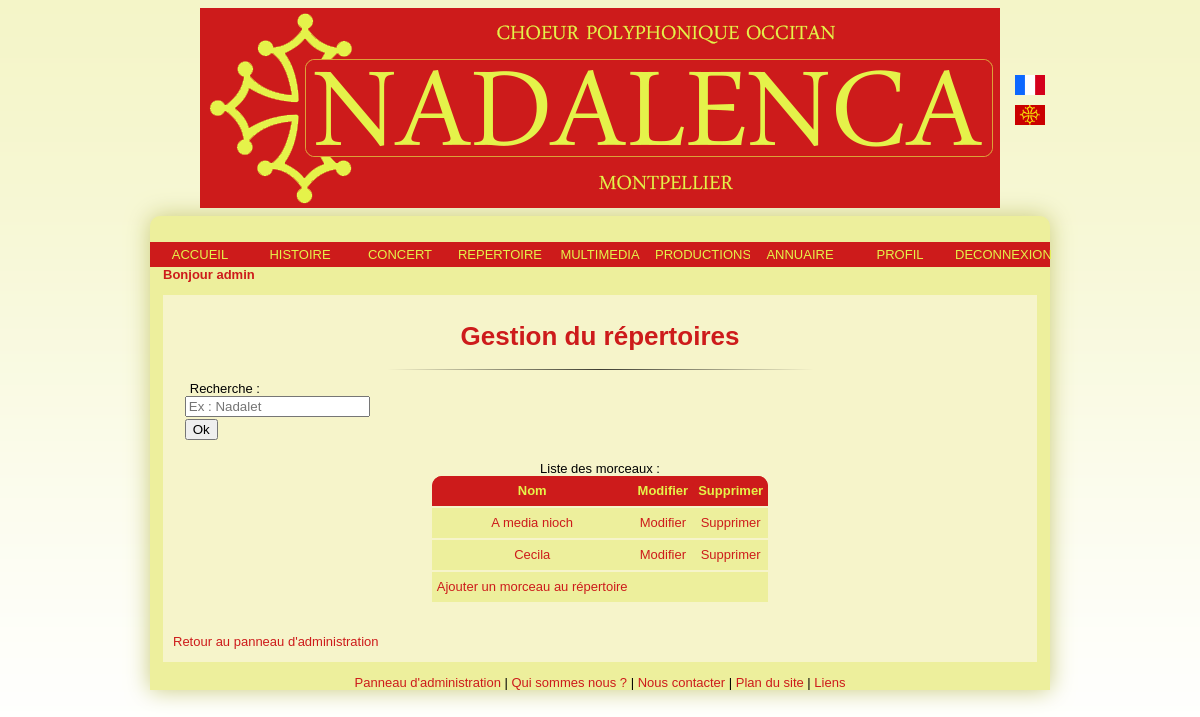
The page /Controleur/controlRepAdmin.php (signed in) on the database its author committed.
### tables this page shows
CREATE TABLE IF NOT EXISTS `utilisateur` (
  `id` int(11) NOT NULL AUTO_INCREMENT,
  `nom` varchar(255) NOT NULL,
  `prenom` varchar(255) NOT NULL,
  `email` varchar(255) NOT NULL,
  `mdp` varchar(255) NOT NULL,
  `statut` varchar(255) NOT NULL,
  `admin` tinyint(1) NOT NULL,
  `adresseP` varchar(255) NOT NULL,
  `codeP` varchar(255) NOT NULL,
  `ville` varchar(255) NOT NULL,
  `numtelF` varchar(14) NOT NULL,
  `numtelM` varchar(14) NOT NULL,
  `voix` varchar(255) NOT NULL,
  PRIMARY KEY (`id`),
  UNIQUE KEY `id` (`id`)
);

CREATE TABLE IF NOT EXISTS `repertoire` (
  `idr` int(10) NOT NULL AUTO_INCREMENT,
  `nom` varchar(255) NOT NULL,
  `idA` int(10) NOT NULL,
  `idT` int(10) NOT NULL,
  PRIMARY KEY (`idr`),
  KEY `idA` (`idA`),
  KEY `idT` (`idT`)
);

### Modele/Utilisateur.php (called while the page is built, shortened)
<?php
class Utilisateur
{
	private $prenom;
	public function getPrenom()
	{
		return $this->prenom;
	}
	public function __construct ($id, $nom, $prenom, $email, $mdp, $statut, $admin, $adresseP, $codeP, $ville, $numtelF, $numtelM, $voix)
	{
		$this->prenom = $prenom;
	}
	public static function getUtilisateurByEmail($email)
	{
		$req = "SELECT * FROM utilisateur WHERE email='$email'";
		$res = mysql_query($req) or die ("Erreur insertion : Classe Utilisateur / Fonction getUtilisateurByEmail ");
		$tuple = mysql_fetch_array($res);
		return new Utilisateur($tuple['id'], $tuple['nom'], $tuple['prenom'], $email, $tuple['mdp'], $tuple['statut'], $tuple['admin'], $tuple['adresseP'], $tuple['codeP'], $tuple['ville'], $tuple['numtelF'], $tuple['numtelM'], $tuple['voix']);
	}
}
?>

### Vue/viewAdminRep.php (the view)
<h1>Gestion du répertoires</h1>
<hr />
<form method="post" action="./controlAdminRep.php">
	<fieldset>
		<label>Recherche :</label><input type="text" placeholder="Ex : Nadalet" name="recherche"><br />
		<input type="submit" value="Ok" />
		</fieldset>
	</form>
<?php
$res = mysql_query("SELECT * FROM repertoire") or die ("Erreur insertion, repertoire.php, affichage de tout" );
	echo "<table border ='1'>
			<caption>Liste des morceaux :</caption>
			<thead>
				<tr>
					<th>Nom </th>
					<th>Modifier </th>
					<th>Supprimer </th>
				</tr>
			</thead>
			<tbody> ";
while ($tuple = mysql_fetch_array($res))
	{
	echo " <tr>
				<td><a href=\"../Controleur/controlRepertoireMorceau.php?idr=".$tuple['idr']." \" target=\"_blank\" >".$tuple['nom']."</a></td>
				<td><a href=\"../Controleur/controlModifierRepertoire.php?idr=".$tuple['idr']."\" > Modifier</a></td>
				<td><a href=\"../Controleur/controlSupRep.php?id=".$tuple['idr']."\" > Supprimer</a></td>
			</tr>";
	}
	echo "<tr>
				<td> <a href=\"../Controleur/controlAjoutRep.php\">Ajouter un morceau au répertoire</a></td>
				<td></td>
				<td></td>
			</tr>
		</tbody>
	</table>";
?>
	<br /><br />
	<a href="../Controleur/controlAdministrateur.php">Retour au panneau d'administration</a>

### Controleur/menu.php (shortened to what this page needs)
	<body>
	<div id="page">
		<div id="banniere">
			<img src="../Images/banniere_nada.png" alt="banniere" title="Association Polyphonique Nadalenca de Montpellier"/>
			<ul id="drapeau">
				<li><a href="./controlAccueil.php?lang=fr"><img src="../Images/drapfr.png" title="Site de l'Association Nadalenca en français" alt="drapeau_fr"/></a></li>
				<li><a href="./controlAccueil.php?lang=occ"><img src="../Images/drapoc.png" title="Site de l'Association Nadalenca en occitan" alt="occitan_fr"/></a></li>
			</ul>
		</div>
		<div id="corps">
<?php
	include("../Modele/Utilisateur.php");
	if(isset($_SESSION['login']))
	{
		$email = $_SESSION['login'];
		$profil = Utilisateur::getUtilisateurByEmail($email);
		?>
				<ul id="menu_mem">
					<li><a href="./controlAccueil.php?lang=<?php echo $_SESSION['langue']; ?>">ACCUEIL</a></li>
					<li><a href="./controlHistoire.php?lang=<?php echo $_SESSION['langue']; ?>">HISTOIRE</a></li>
					<li><a href="./controlConcert.php">CONCERT</a>
						</li>
					<li><a href="./controlRepertoireHistoire.php?lang=<?php echo $_SESSION['langue']; ?>">REPERTOIRE</a></li>
					<li><a>MULTIMEDIA</a>
						</li>
					<li><a href="./controlProduction.php">PRODUCTIONS</a></li>
					<li><a href="./controlAnnuaire.php">ANNUAIRE</a></li>
					<li><a href="./controlProfil.php">PROFIL</a></li>
					<li><a href="./deconnexion.php">DECONNEXION</a></li>
				</ul>
				<h4>Bonjour <?php echo ($profil->getPrenom());?></h4>
			<div id="contenu">
<?php
}
?>

### style.css (style rules this page uses)
html { text-align: justify; font-family: sans-serif; font-size: small; background:url(./Images/fond.png) #f4f5c8 repeat-x fixed; }
#drapeau { list-style-type: none; margin-left: 63em; margin-top: -11em; background-attachment:fixed; }
#drapeau li { padding-top: 10px; }
#drapeau img { width: 30px; height: 20px; }
#page { width: 900px; height: 100%; margin: auto; }
#banniere { width: 100%; height: 100%; text-align: center; }
img { display: block; margin: 0; margin-right: auto; margin-left: auto; }
#menu_mem { width: 100%; list-style-type: none; margin: 0; margin-top: -3em; padding: 0; text-align: center; }
#menu_mem li { float: left; width: 100px; }
#menu_mem li a { display:block; color:#e5f24a; background-color:#cd1b1b; margin:0; padding:5px 5px; border:0; text-decoration:none; }
#menu_mem li a:link, #menu_mem li a:visited { display:block; color:#e5f24a; background-color:#cd1b1b; margin:0; padding:5px 5px; border:0; text-decoration:none; }
#corps { width:100%; height:100%; margin-top:7em; border-radius: 10px 10px 0 0; background-color:#edef9c; box-shadow:0px 0px 23px #cacc7b; padding-top:5em; }
#contenu { background-color: #f6f4ca; margin-right: 1em; margin-left: 1em; padding-left: 10px; padding-right: 10px; padding-bottom: 1em; }
h1 { text-align: center; margin-top: 2em; padding-top: 1em; color: #cd1b1b; }
h4 { margin: 0; margin-left: 1em; margin-bottom:-4em; color: #cd1b1b; }
hr { width: 50%; border: 0; height: 1px; background-image: -webkit-linear-gradient(left, rgba(0,0,0,0), rgba(0,0,0,0.75), rgba(0,0,0,0)); background-image: -moz-linear-gradient(left, rgba(0,0,0,0), rgba(0,0,0,0.75), rgba(0,0,0,0)); background-image: -ms-linear-gradient(left, rgba(0,0,0,0), rgba(0,0,0,0.75), rgba(0,0,0,0)); background-image: -o-linear-gradient(left, rgba(0,0,0,0), rgba(0,0,0,0.75), rgba(0,0,0,0)); }
fieldset { border: 0; }
label, input { display: block; }
input { margin-bottom: -1em; }
label { padding-left: 5px; }
a:link, a:visited { text-decoration: none; color: #cd1b1b; }
table { vertical-align: middle; margin: auto; margin-top:2em; padding : auto; background-color: #cd1b1b; border:none; border-collapse:collapse; border-radius: 10px 10px 0 0; }
td, th { padding: 5px; border:none; border-collapse:collapse; color: #333; text-align: center; }
th { line-height: 20px; background-color:#cd1b1b; color: #e5f24a; border-radius: 10px 10px 0 0; }
td { line-height: 20px; border-bottom: 2px solid #f6f4ca; border-top: 2px solid #f6f4ca; background-color:#edef9c; color: #cd1b1b; }
h4 { margin: 0; margin-left: 1em; margin-bottom:-3em; color: #cd1b1b; }

### rows shown on the page
utilisateur: prenom "admin"
repertoire: nom "A media nioch"
repertoire: nom "Cecila"
